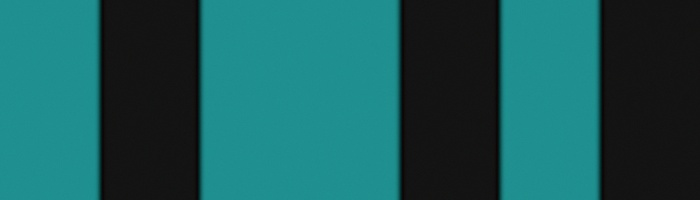
#> input picture src/outputs/processed_image.jpg, 700 x 200 px
$ python flashlight_detector.py
#> lines starting #> are read from the running program, lines starting #| are printed output that depends on the picture; after the words box and inside, x2 and y2 are one past the last pixel; in counts of white or black regions, pixels touching at a corner belong together; long printed decimals are rounded
import cv2
import numpy as np
import os

# =========================================================
# Create output folder
# =========================================================
os.makedirs("outputs", exist_ok=True)


def detect_flashlight(image_path):
    """
    Detect flashlight in underwater/noisy image.
    Uses adaptive thresholding based on image brightness.
    """
#> called with image_path = 'outputs/processed_image.jpg'

    # =====================================================
    # Load image
    # =====================================================
    img = cv2.imread(image_path)
#> img is the input picture: shape (200, 700, 3); mean B, G, R 89.5, 89.1, 25.3

    if img is None:
        print("❌ Image not found")
        return

    print("✅ Image loaded")

    # =====================================================
    # Convert to grayscale
    # =====================================================
    gray = cv2.cvtColor(img, cv2.COLOR_BGR2GRAY)
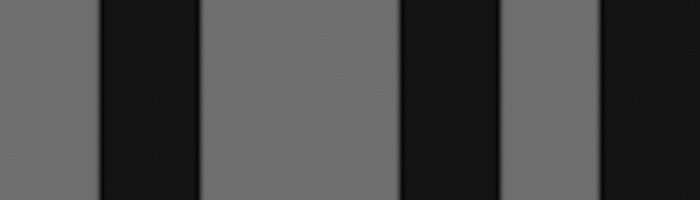
#> gray: shape (200, 700); min 7, max 112, mean 70.2

    # =====================================================
    # Brightness statistics
    # =====================================================
    max_brightness = np.max(gray)
#> max_brightness = 112
    mean_brightness = np.mean(gray)
#> mean_brightness = 70.24

    print("Max brightness:", max_brightness)
#| Max brightness: 112
    print("Mean brightness:", mean_brightness)
#| Mean brightness: 70.242

    # =====================================================
    # Adaptive threshold
    # WHY?
    # Fixed threshold failed because max brightness
    # was only 105.
    # =====================================================
    threshold_value = int(max_brightness * 0.8)
#> threshold_value = 89

    print("Using threshold:", threshold_value)
#| Using threshold: 89

    _, thresh = cv2.threshold(
        gray,
        threshold_value,
        255,
        cv2.THRESH_BINARY
    )
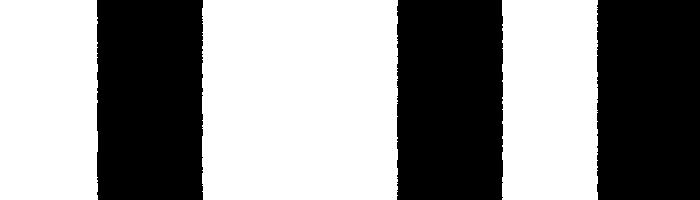
#> thresh: shape (200, 700); 55.3% white; 3 black regions, box (x1, y1, x2, y2) and area: (397, 0, 503, 200) 21034, (97, 0, 203, 200) 21017, (597, 0, 700, 200) 20510

    # Save threshold image for debugging
    cv2.imwrite("outputs/threshold_debug.jpg", thresh)

    # =====================================================
    # Remove tiny noise regions
    # =====================================================
    kernel = np.ones((3, 3), np.uint8)

    thresh = cv2.morphologyEx(
        thresh,
        cv2.MORPH_OPEN,
        kernel
    )
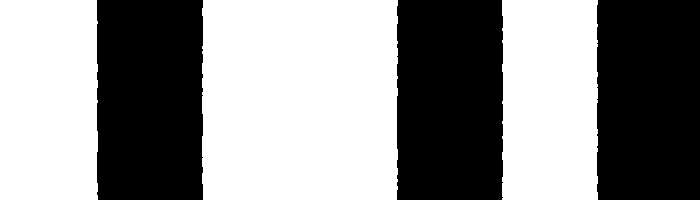
#> thresh: shape (200, 700); 55.3% white; 3 black regions

    # =====================================================
    # Find contours
    # =====================================================
    contours, _ = cv2.findContours(
        thresh,
        cv2.RETR_EXTERNAL,
        cv2.CHAIN_APPROX_SIMPLE
    )
#> contours = 3 contours; box (x1, y1, x2, y2) and area: (202, 0, 398, 200) 38572, (0, 0, 98, 200) 19160, (502, 0, 598, 200) 18644

    if len(contours) == 0:
        print("❌ No flashlight detected")

        cv2.imwrite(
            "outputs/flashlight_detection.jpg",
            img
        )

        return

    # =====================================================
    # Select largest bright region
    # =====================================================
    largest = max(contours, key=cv2.contourArea)
#> largest = contour of 83 points, box (x1, y1, x2, y2) (202, 0, 398, 200), area 38572

    area = cv2.contourArea(largest)
#> area = 38571.5

    print("Detected contour area:", area)
#| Detected contour area: 38571.5

    if area < 10:
        print("❌ Region too small to be flashlight")

        cv2.imwrite(
            "outputs/flashlight_detection.jpg",
            img
        )

        return

    # =====================================================
    # Bounding box
    # =====================================================
    x, y, w, h = cv2.boundingRect(largest)
#> x = 202; y = 0; w = 196; h = 200

    cv2.rectangle(
        img,
        (x, y),
        (x + w, y + h),
        (0, 255, 0),
        2
    )
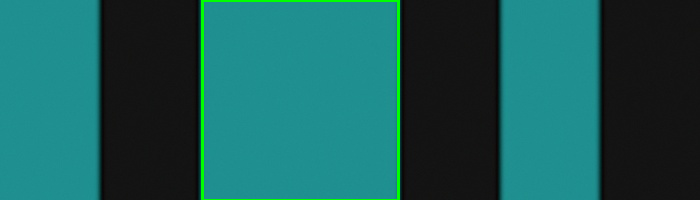
#> img: shape (200, 700, 3); 1.27% of pixels changed, all inside (x1, y1, x2, y2) = (201, 0, 400, 200)

    # =====================================================
    # Center point
    # =====================================================
    cx = x + w // 2
#> cx = 300
    cy = y + h // 2
#> cy = 100

    cv2.circle(
        img,
        (cx, cy),
        5,
        (0, 0, 255),
        -1
    )
#> img: shape (200, 700, 3); 0.06% of pixels changed, all inside (x1, y1, x2, y2) = (295, 95, 306, 106)

    # =====================================================
    # Save result
    # =====================================================
    output_path = "outputs/flashlight_detection.jpg"

    cv2.imwrite(output_path, img)

    print("✅ Flashlight detected")
    print(f"📍 Center: ({cx}, {cy})")
#| 📍 Center: (300, 100)
    print(f"💾 Saved: {output_path}")


# =========================================================
# Entry Point
# =========================================================
if __name__ == "__main__":
    detect_flashlight("outputs/processed_image.jpg")
